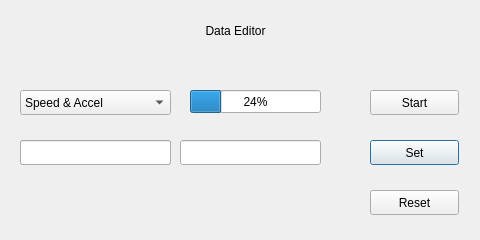
<?xml version="1.0" encoding="UTF-8"?>
<ui version="4.0">
 <class>Dialog</class>
 <widget class="QDialog" name="Dialog">
  <property name="geometry">
   <rect>
    <x>0</x>
    <y>0</y>
    <width>480</width>
    <height>240</height>
   </rect>
  </property>
  <property name="minimumSize">
   <size>
    <width>480</width>
    <height>240</height>
   </size>
  </property>
  <property name="maximumSize">
   <size>
    <width>480</width>
    <height>240</height>
   </size>
  </property>
  <property name="windowTitle">
   <string>Dialog</string>
  </property>
  <property name="styleSheet">
   <string notr="true">QToolButton{
color: rgb(0, 0, 0);
}

QCheckBox {
color: rgb(0,0,0);
}</string>
  </property>
  <widget class="QPushButton" name="setBut">
   <property name="geometry">
    <rect>
     <x>370</x>
     <y>140</y>
     <width>89</width>
     <height>25</height>
    </rect>
   </property>
   <property name="text">
    <string>Set</string>
   </property>
  </widget>
  <widget class="QPushButton" name="resetBut">
   <property name="geometry">
    <rect>
     <x>370</x>
     <y>190</y>
     <width>89</width>
     <height>25</height>
    </rect>
   </property>
   <property name="text">
    <string>Reset</string>
   </property>
  </widget>
  <widget class="QComboBox" name="comboBox">
   <property name="geometry">
    <rect>
     <x>20</x>
     <y>90</y>
     <width>151</width>
     <height>25</height>
    </rect>
   </property>
   <item>
    <property name="text">
     <string>Speed &amp; Accel</string>
    </property>
   </item>
   <item>
    <property name="text">
     <string>Trip Distance</string>
    </property>
   </item>
   <item>
    <property name="text">
     <string>Trip Time</string>
    </property>
   </item>
   <item>
    <property name="text">
     <string>Time</string>
    </property>
   </item>
   <item>
    <property name="text">
     <string>Voltage Pecent</string>
    </property>
   </item>
  </widget>
  <widget class="QLineEdit" name="lineEdit_1">
   <property name="geometry">
    <rect>
     <x>20</x>
     <y>140</y>
     <width>151</width>
     <height>25</height>
    </rect>
   </property>
  </widget>
  <widget class="QSlider" name="Slider">
   <property name="geometry">
    <rect>
     <x>190</x>
     <y>140</y>
     <width>131</width>
     <height>20</height>
    </rect>
   </property>
   <property name="orientation">
    <enum>Qt::Horizontal</enum>
   </property>
  </widget>
  <widget class="QLabel" name="label">
   <property name="geometry">
    <rect>
     <x>170</x>
     <y>10</y>
     <width>131</width>
     <height>41</height>
    </rect>
   </property>
   <property name="layoutDirection">
    <enum>Qt::LeftToRight</enum>
   </property>
   <property name="text">
    <string>Data Editor</string>
   </property>
   <property name="alignment">
    <set>Qt::AlignCenter</set>
   </property>
  </widget>
  <widget class="QLineEdit" name="lineEdit_2">
   <property name="geometry">
    <rect>
     <x>180</x>
     <y>140</y>
     <width>141</width>
     <height>25</height>
    </rect>
   </property>
  </widget>
  <widget class="QLineEdit" name="lineEdit_3">
   <property name="geometry">
    <rect>
     <x>20</x>
     <y>140</y>
     <width>151</width>
     <height>25</height>
    </rect>
   </property>
  </widget>
  <widget class="QPushButton" name="startBut">
   <property name="geometry">
    <rect>
     <x>370</x>
     <y>90</y>
     <width>89</width>
     <height>25</height>
    </rect>
   </property>
   <property name="text">
    <string>Start</string>
   </property>
  </widget>
  <widget class="QProgressBar" name="progressBar">
   <property name="geometry">
    <rect>
     <x>190</x>
     <y>90</y>
     <width>131</width>
     <height>23</height>
    </rect>
   </property>
   <property name="value">
    <number>24</number>
   </property>
  </widget>
 </widget>
 <resources/>
 <connections>
  <connection>
   <sender>Slider</sender>
   <signal>valueChanged(int)</signal>
   <receiver>progressBar</receiver>
   <slot>setValue(int)</slot>
   <hints>
    <hint type="sourcelabel">
     <x>243</x>
     <y>120</y>
    </hint>
    <hint type="destinationlabel">
     <x>241</x>
     <y>97</y>
    </hint>
   </hints>
  </connection>
 </connections>
</ui>
